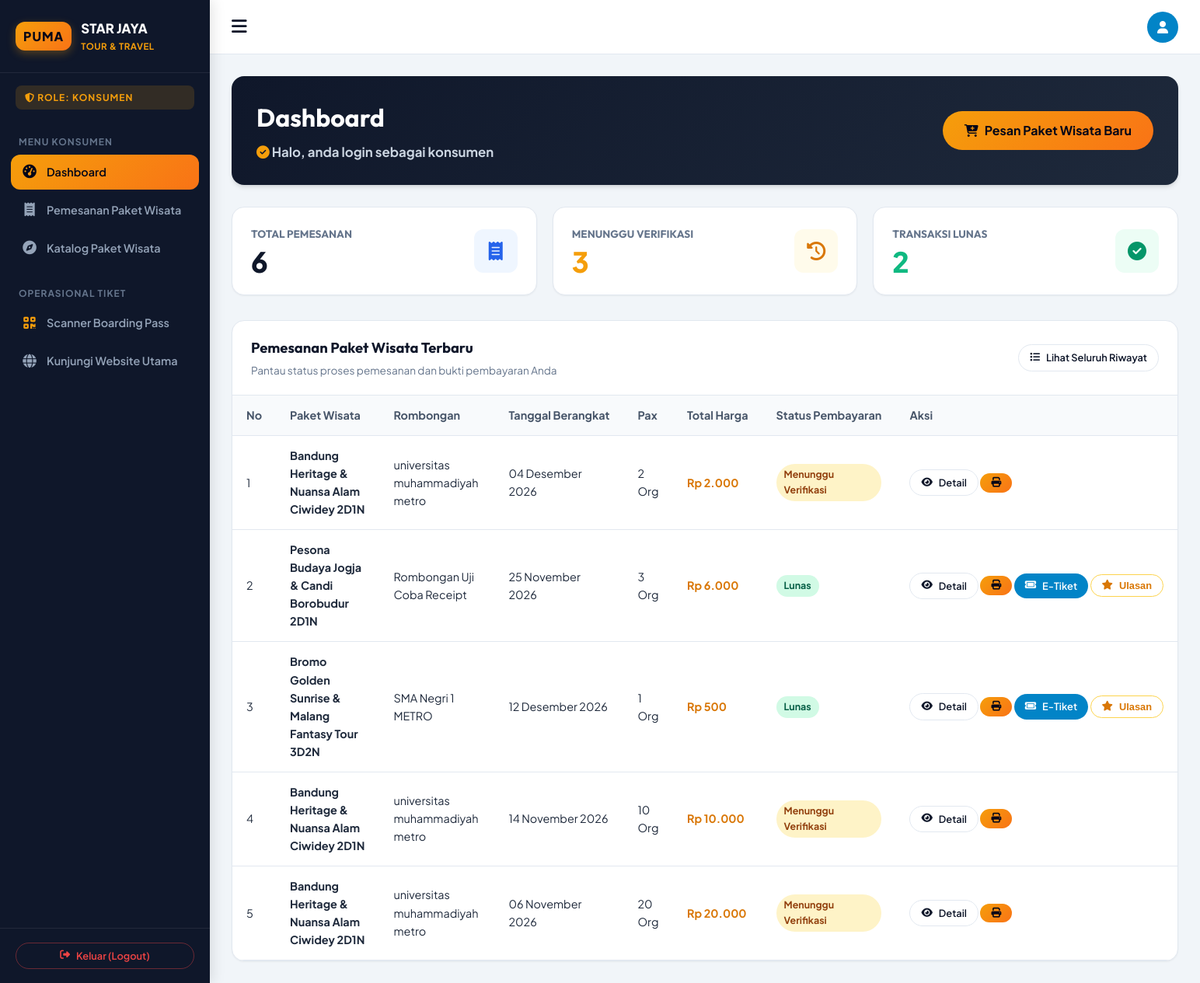
Screenshot of /dashboard_konsumen.php (signed in) with the database file from the repository.
### tables this page shows
CREATE TABLE `pemesanan` (
  `id` bigint(20) unsigned NOT NULL AUTO_INCREMENT,
  `user_id` bigint(20) unsigned NOT NULL,
  `paket_id` bigint(20) unsigned NOT NULL,
  `harga` int(11) NOT NULL,
  `harga_nego` int(11) DEFAULT NULL,
  `status_nego` enum('None','Menunggu','Disetujui','Ditolak') DEFAULT 'None',
  `catatan_nego` text DEFAULT NULL,
  `tanggal_berangkat` date DEFAULT NULL,
  `nama_rombongan` varchar(255) NOT NULL,
  `jumlah_pax` int(11) DEFAULT NULL,
  `kursi_dipilih` varchar(255) DEFAULT NULL,
  `no_hp` varchar(255) DEFAULT NULL,
  `created_at` timestamp NULL DEFAULT NULL,
  `updated_at` timestamp NULL DEFAULT NULL,
  PRIMARY KEY (`id`),
  KEY `fk_pemesanan_user` (`user_id`),
  KEY `fk_pemesanan_paket` (`paket_id`),
  CONSTRAINT `fk_pemesanan_paket` FOREIGN KEY (`paket_id`) REFERENCES `paket` (`id`) ON DELETE CASCADE ON UPDATE CASCADE,
  CONSTRAINT `fk_pemesanan_user` FOREIGN KEY (`user_id`) REFERENCES `user` (`id`) ON DELETE CASCADE ON UPDATE CASCADE
);

CREATE TABLE `paket` (
  `id` bigint(20) unsigned NOT NULL AUTO_INCREMENT,
  `judul` varchar(255) NOT NULL,
  `deskripsi` text NOT NULL,
  `destinasi` text NOT NULL,
  `fasilitas` varchar(255) DEFAULT NULL,
  `bus` varchar(255) NOT NULL,
  `harga` int(11) DEFAULT NULL,
  `foto` varchar(255) DEFAULT NULL,
  `created_at` timestamp NULL DEFAULT NULL,
  `updated_at` timestamp NULL DEFAULT NULL,
  PRIMARY KEY (`id`)
);

CREATE TABLE `transaksi` (
  `id` bigint(20) unsigned NOT NULL AUTO_INCREMENT,
  `user_id` bigint(20) unsigned DEFAULT NULL,
  `pemesanan_id` bigint(20) unsigned DEFAULT NULL,
  `no_invoice` varchar(255) DEFAULT NULL,
  `status` varchar(255) DEFAULT NULL,
  `bukti_pembayaran` varchar(255) DEFAULT NULL,
  `created_at` timestamp NULL DEFAULT NULL,
  `updated_at` timestamp NULL DEFAULT NULL,
  PRIMARY KEY (`id`),
  KEY `fk_transaksi_user` (`user_id`),
  KEY `fk_transaksi_pemesanan` (`pemesanan_id`),
  CONSTRAINT `fk_transaksi_pemesanan` FOREIGN KEY (`pemesanan_id`) REFERENCES `pemesanan` (`id`) ON DELETE SET NULL ON UPDATE CASCADE,
  CONSTRAINT `fk_transaksi_user` FOREIGN KEY (`user_id`) REFERENCES `user` (`id`) ON DELETE SET NULL ON UPDATE CASCADE
);

### config/database.php (called while the page is built, shortened)
<?php
function format_rupiah($angka) {
    return 'Rp ' . number_format($angka, 0, ',', '.');
}
function format_tanggal_indo($tanggal) {
    $bulan = [
        1 => 'Januari', 'Februari', 'Maret', 'April', 'Mei', 'Juni',
        'Juli', 'Agustus', 'September', 'Oktober', 'November', 'Desember'
    ];
    $pecahkan = explode('-', date('Y-m-d', strtotime($tanggal)));
    return $pecahkan[2] . ' ' . $bulan[(int)$pecahkan[1]] . ' ' . $pecahkan[0];
}
function base_url($path = '') {
    $isHttps = (!empty($_SERVER['HTTPS']) && $_SERVER['HTTPS'] !== 'off')
        || (isset($_SERVER['SERVER_PORT']) && $_SERVER['SERVER_PORT'] == 443)
        || (isset($_SERVER['HTTP_X_FORWARDED_PROTO']) && $_SERVER['HTTP_X_FORWARDED_PROTO'] === 'https');
    $protocol = $isHttps ? "https://" : "http://";
    $host = $_SERVER['HTTP_HOST'] ?? 'localhost';
    $subDir = '';
    $reqUri = $_SERVER['REQUEST_URI'] ?? '';
    return rtrim($protocol . $host . $subDir, '/') . '/' . ltrim($path, '/');
}

### dashboard_konsumen.php (the view, shortened to what this page needs)
<?php
require_once __DIR__ . '/config/database.php';
$userId = $_SESSION['user_id'];
$stmtTotal = $pdo->prepare("SELECT COUNT(*) FROM pemesanan WHERE user_id = ?");
$stmtTotal->execute([$userId]);
$totalPesanan = $stmtTotal->fetchColumn();
$stmtLunas = $pdo->prepare("SELECT COUNT(*) FROM transaksi WHERE user_id = ? AND status IN ('Lunas', 'Diterima')");
$stmtLunas->execute([$userId]);
$totalLunas = $stmtLunas->fetchColumn();
$stmtPending = $pdo->prepare("SELECT COUNT(*) FROM transaksi WHERE user_id = ? AND status = 'Menunggu Verifikasi'");
$stmtPending->execute([$userId]);
$totalPending = $stmtPending->fetchColumn();
$stmtLatest = $pdo->prepare("SELECT p.*, pkt.judul as nama_paket, t.id as trx_id, t.status, t.no_invoice
                             FROM pemesanan p
                             JOIN paket pkt ON p.paket_id = pkt.id
                             LEFT JOIN transaksi t ON t.pemesanan_id = p.id
                             WHERE p.user_id = ?
                             ORDER BY p.id DESC LIMIT 5");
$stmtLatest->execute([$userId]);
$recentOrders = $stmtLatest->fetchAll();
?>
<!DOCTYPE html>
<html lang="id">
<head>
    <link rel="stylesheet" href="https://cdnjs.cloudflare.com/ajax/libs/font-awesome/6.4.0/css/all.min.css">
    <link rel="stylesheet" href="<?= base_url('assets/css/style.css') ?>">
</head>
<body class="dashboard-layout">
    <?php require_once __DIR__ . '/includes/sidebar.php'; ?>
    <main class="dashboard-main">
        <header class="dashboard-header">
            <button class="header-toggle" id="sidebarToggle" title="Toggle Menu">
                <i class="fa-solid fa-bars"></i>
            </button>
            <div class="header-profile">
                <div class="user-avatar" title="<?= htmlspecialchars($userName) ?>">
                    <i class="fa-solid fa-user"></i>
                </div>
            </div>
        </header>
        <div class="dashboard-body">
            <div style="background: linear-gradient(135deg, #0f172a, #1e293b); color: #fff; padding: 28px 32px; border-radius: var(--radius-lg); margin-bottom: 28px; box-shadow: var(--shadow-md); display: flex; justify-content: space-between; align-items: center; flex-wrap: wrap; gap: 20px;">
                <div>
                    <h1 style="color: #ffffff; font-size: 2rem; margin-bottom: 6px;">Dashboard</h1>
                    <p style="color: #cbd5e1; font-size: 1.05rem; margin: 0;">
                        <i class="fa-solid fa-circle-check" style="color: var(--accent);"></i>
                        <strong>Halo, anda login sebagai konsumen</strong>
                    </p>
                </div>
                <div>
                    <a href="<?= base_url('paket.php') ?>" class="btn btn-accent btn-lg">
                        <i class="fa-solid fa-cart-plus"></i> Pesan Paket Wisata Baru
                    </a>
                </div>
            </div>
            <div class="stats-grid">
                <div class="stat-card">
                    <div class="stat-info">
                        <h4>Total Pemesanan</h4>
                        <div class="stat-value"><?= $totalPesanan ?></div>
                    </div>
                    <div class="stat-icon primary">
                        <i class="fa-solid fa-receipt"></i>
                    </div>
                </div>
                <div class="stat-card">
                    <div class="stat-info">
                        <h4>Menunggu Verifikasi</h4>
                        <div class="stat-value" style="color: var(--warning);"><?= $totalPending ?></div>
                    </div>
                    <div class="stat-icon warning">
                        <i class="fa-solid fa-clock-rotate-left"></i>
                    </div>
                </div>
                <div class="stat-card">
                    <div class="stat-info">
                        <h4>Transaksi Lunas</h4>
                        <div class="stat-value" style="color: var(--success);"><?= $totalLunas ?></div>
                    </div>
                    <div class="stat-icon success">
                        <i class="fa-solid fa-circle-check"></i>
                    </div>
                </div>
            </div>
            <div class="card-table">
                <div class="card-header-flex">
                    <div>
                        <h3 style="font-size: 1.15rem; margin-bottom: 4px; color: var(--primary);">Pemesanan Paket Wisata Terbaru</h3>
                        <p style="font-size: 0.85rem; color: var(--text-muted); margin: 0;">Pantau status proses pemesanan dan bukti pembayaran Anda</p>
                    </div>
                    <a href="<?= base_url('riwayat.php') ?>" class="btn btn-outline btn-sm">
                        <i class="fa-solid fa-list"></i> Lihat Seluruh Riwayat
                    </a>
                </div>
                <div class="table-responsive">
                    <table class="custom-table">
                        <thead>
                            <tr>
                                <th>No</th>
                                <th>Paket Wisata</th>
                                <th>Rombongan</th>
                                <th>Tanggal Berangkat</th>
                                <th>Pax</th>
                                <th>Total Harga</th>
                                <th>Status Pembayaran</th>
                                <th>Aksi</th>
                            </tr>
                        </thead>
                        <tbody>
                            <?php if (empty($recentOrders)): ?>
                                <tr>
                                    <td colspan="8" style="text-align: center; padding: 36px; color: var(--text-muted);">
                                        Belum ada riwayat pemesanan paket wisata. <a href="<?= base_url('paket.php') ?>" style="color: var(--accent-hover); font-weight: 700;">Pesan sekarang!</a>
                                    </td>
                                </tr>
                            <?php else: ?>
                                <?php $no = 1; foreach ($recentOrders as $ro): ?>
                                    <tr>
                                        <td><?= $no++ ?></td>
                                        <td><strong><?= htmlspecialchars($ro['nama_paket']) ?></strong></td>
                                        <td><?= htmlspecialchars($ro['nama_rombongan']) ?></td>
                                        <td><?= format_tanggal_indo($ro['tanggal_berangkat']) ?></td>
                                        <td><?= htmlspecialchars($ro['jumlah_pax']) ?> Org</td>
                                        <td><strong style="color: var(--accent-hover);"><?= format_rupiah($ro['harga']) ?></strong></td>
                                        <td>
                                            <?php
                                            $st = $ro['status'] ?? 'Belum Upload Bukti';
                                            $bClass = 'badge-warning';
                                            if ($st === 'Lunas' || $st === 'Diterima') $bClass = 'badge-success';
                                            else if ($st === 'Ditolak') $bClass = 'badge-danger';
                                            ?>
                                            <span class="badge <?= $bClass ?>"><?= htmlspecialchars($st) ?></span>
                                        </td>
                                        <td style="white-space: nowrap;">
                                            <a href="<?= base_url('checkout.php?id=' . $ro['id']) ?>" class="btn btn-outline btn-sm" title="Rincian & Pembayaran">
                                                <i class="fa-solid fa-eye"></i> Detail
                                            </a>
                                            <?php if ($ro['trx_id']): ?>
                                                <a href="<?= base_url('invoice.php?id=' . $ro['trx_id']) ?>" class="btn btn-accent btn-sm" title="Cetak Invoice">
                                                    <i class="fa-solid fa-print"></i>
                                                </a>
                                                <?php if ($st === 'Lunas' || $st === 'Diterima'): ?>
                                                    <a href="<?= base_url('etiket.php?id=' . $ro['trx_id']) ?>" class="btn btn-sm" style="background: #0284c7; color: #fff;" title="Cetak E-Tiket">
                                                        <i class="fa-solid fa-ticket"></i> E-Tiket
                                                    </a>
                                                    <button type="button" onclick="openReviewModal(<?= $ro['paket_id'] ?>, <?= $ro['id'] ?>, '<?= htmlspecialchars(addslashes($ro['nama_paket'])) ?>')" class="btn btn-sm btn-outline" style="color: #d97706; border-color: #fcd34d;" title="Beri Rating & Ulasan">
                                                        <i class="fa-solid fa-star"></i> Ulasan
                                                    </button>
                                                <?php endif; ?>
                                            <?php endif; ?>
                                        </td>
                                    </tr>
                                <?php endforeach; ?>
                            <?php endif; ?>
                        </tbody>
                    </table>
                </div>
            </div>
        </div>
    </main>
</body>
</html>

### rows the page displays
pemesanan: paket.judul "Bandung Heritage & Nuansa Alam Ciwidey 2D1N", nama_rombongan "universitas muhammadiyah metro", tanggal_berangkat "04 Desember 2026", jumlah_pax "2", harga "Rp 2.000", transaksi.status "Menunggu Verifikasi"
pemesanan: paket.judul "Pesona Budaya Jogja & Candi Borobudur 2D1N", nama_rombongan "Rombongan Uji Coba Receipt", tanggal_berangkat "25 November 2026", jumlah_pax "3", harga "Rp 6.000", transaksi.status "Lunas"
pemesanan: paket.judul "Bromo Golden Sunrise & Malang Fantasy Tour 3D2N", nama_rombongan "SMA Negri 1 METRO", tanggal_berangkat "12 Desember 2026", jumlah_pax "1", harga "Rp 500", transaksi.status "Lunas"
pemesanan: paket.judul "Bandung Heritage & Nuansa Alam Ciwidey 2D1N", nama_rombongan "universitas muhammadiyah metro", tanggal_berangkat "14 November 2026", jumlah_pax "10", harga "Rp 10.000", transaksi.status "Menunggu Verifikasi"
pemesanan: paket.judul "Bandung Heritage & Nuansa Alam Ciwidey 2D1N", nama_rombongan "universitas muhammadiyah metro", tanggal_berangkat "06 November 2026", jumlah_pax "20", harga "Rp 20.000", transaksi.status "Menunggu Verifikasi"

### other values shown
$userRole "KONSUMEN"
$totalPesanan "6"
$totalPending "3"
$totalLunas "2"
